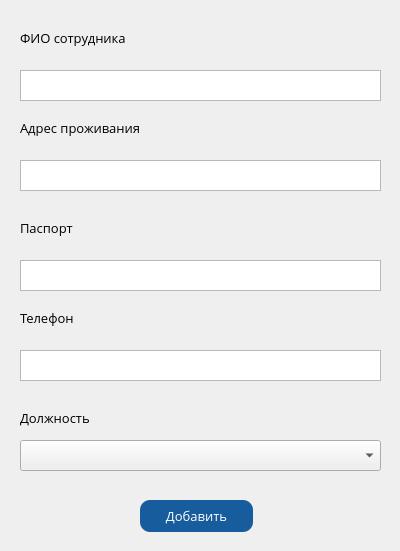
<?xml version="1.0" encoding="UTF-8"?>
<ui version="4.0">
 <class>Form_Staff</class>
 <widget class="QWidget" name="Form_Staff">
  <property name="windowModality">
   <enum>Qt::ApplicationModal</enum>
  </property>
  <property name="geometry">
   <rect>
    <x>0</x>
    <y>0</y>
    <width>400</width>
    <height>551</height>
   </rect>
  </property>
  <property name="font">
   <font>
    <family>Open Sans</family>
    <pointsize>10</pointsize>
   </font>
  </property>
  <property name="windowTitle">
   <string>Добавление записи</string>
  </property>
  <property name="windowIcon">
   <iconset>
    <normaloff>logo.png</normaloff>logo.png</iconset>
  </property>
  <widget class="QLabel" name="label">
   <property name="geometry">
    <rect>
     <x>20</x>
     <y>30</y>
     <width>181</width>
     <height>16</height>
    </rect>
   </property>
   <property name="text">
    <string>ФИО сотрудника</string>
   </property>
  </widget>
  <widget class="QTextEdit" name="textEdit">
   <property name="geometry">
    <rect>
     <x>20</x>
     <y>70</y>
     <width>361</width>
     <height>31</height>
    </rect>
   </property>
  </widget>
  <widget class="QPushButton" name="pushButton">
   <property name="geometry">
    <rect>
     <x>140</x>
     <y>500</y>
     <width>113</width>
     <height>32</height>
    </rect>
   </property>
   <property name="styleSheet">
    <string notr="true">QPushButton {
    border-radius:  10px;
    background-color:  rgb(23, 92, 157);
    color:  rgb(255, 255, 255);
	font: 10pt &quot;Open Sans&quot;;
}

QPushButton:pressed {
    background-color:  rgb(11, 48, 84);
}</string>
   </property>
   <property name="text">
    <string>Добавить</string>
   </property>
  </widget>
  <widget class="QLabel" name="label_2">
   <property name="geometry">
    <rect>
     <x>20</x>
     <y>120</y>
     <width>181</width>
     <height>16</height>
    </rect>
   </property>
   <property name="text">
    <string>Адрес проживания</string>
   </property>
  </widget>
  <widget class="QTextEdit" name="textEdit_2">
   <property name="geometry">
    <rect>
     <x>20</x>
     <y>160</y>
     <width>361</width>
     <height>31</height>
    </rect>
   </property>
  </widget>
  <widget class="QLabel" name="label_3">
   <property name="geometry">
    <rect>
     <x>20</x>
     <y>220</y>
     <width>181</width>
     <height>16</height>
    </rect>
   </property>
   <property name="text">
    <string>Паспорт</string>
   </property>
  </widget>
  <widget class="QTextEdit" name="textEdit_3">
   <property name="geometry">
    <rect>
     <x>20</x>
     <y>260</y>
     <width>361</width>
     <height>31</height>
    </rect>
   </property>
  </widget>
  <widget class="QLabel" name="label_4">
   <property name="geometry">
    <rect>
     <x>20</x>
     <y>310</y>
     <width>181</width>
     <height>16</height>
    </rect>
   </property>
   <property name="text">
    <string>Телефон</string>
   </property>
  </widget>
  <widget class="QTextEdit" name="textEdit_4">
   <property name="geometry">
    <rect>
     <x>20</x>
     <y>350</y>
     <width>361</width>
     <height>31</height>
    </rect>
   </property>
  </widget>
  <widget class="QLabel" name="label_5">
   <property name="geometry">
    <rect>
     <x>20</x>
     <y>410</y>
     <width>181</width>
     <height>16</height>
    </rect>
   </property>
   <property name="text">
    <string>Должность</string>
   </property>
  </widget>
  <widget class="QComboBox" name="comboBox">
   <property name="geometry">
    <rect>
     <x>20</x>
     <y>440</y>
     <width>361</width>
     <height>31</height>
    </rect>
   </property>
  </widget>
 </widget>
 <resources/>
 <connections/>
</ui>
